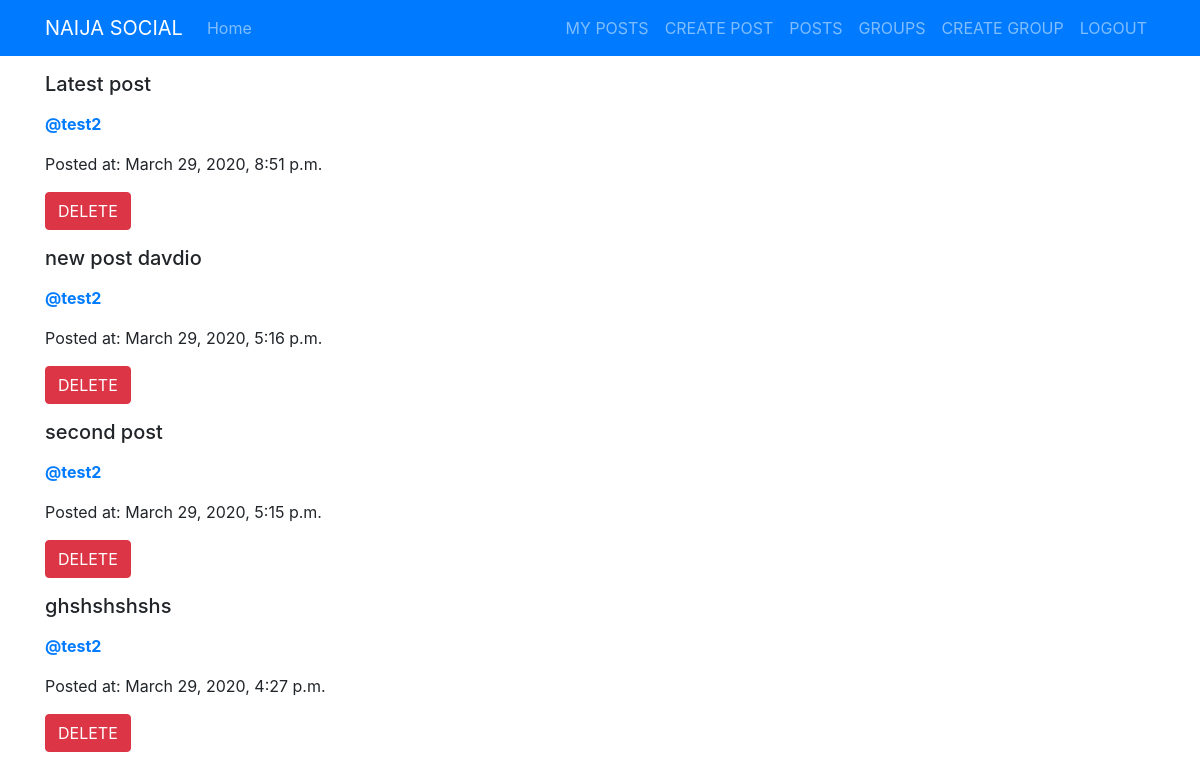
/posts/myposts/ (signed in), run on the app's committed database.
### posts/models.py (models this page shows, shortened)
class Post(models.Model):
    user = models.ForeignKey(User, related_name='posts', on_delete=models.CASCADE)
    posted_at = models.DateTimeField(auto_now=True)
    message = models.TextField()
    message_html = models.TextField(editable=False)
    group = models.ForeignKey(Group, related_name='posts',null=True,blank=True,on_delete=models.CASCADE)
    class Meta:
        ordering = ['-posted_at']
        unique_together = ['user', 'message']

### posts/views.py (the view)
# urls.py: path('myposts/',views.UserPosts.as_view(),name='userposts'),
class UserPosts(ListView):
    model = models.Post
    select_related = ('user','group')
    template_name = 'posts/user_post_list.html'
    def get_queryset(self):
        queryset = super().get_queryset()
        return queryset.filter(user=self.request.user)

### posts/templates/posts/user_post_list.html
{% extends 'posts/post_base.html' %}
{% block body %}
    {% for post in post_list  %}
        <div>
            <p>{% include 'posts/_post.html' %}</p>
        </div>
        <div>
            <p><a href="{% url 'posts:deletepost' pk=post.pk %}"><input type="submit" value="DELETE" class="btn btn-danger"></a></p>
        </div>
    {% endfor %}
{% endblock %}

### posts/templates/posts/_post.html
<div class="">
  <h5>
      {{post.message_html|safe}}
  </h5>
  <p><a href="{% url 'posts:otherposts' username=post.user.username %}"><strong>@{{post.user.username}}</strong></a></p>
  <p>Posted at: {{post.posted_at}} </p>
</div>

### data on the page
Post: message_html "Latest post", user.username "test2", posted_at "March 29, 2020, 8:51 p.m."
Post: message_html "new post davdio", user.username "test2", posted_at "March 29, 2020, 5:16 p.m."
Post: message_html "second post", user.username "test2", posted_at "March 29, 2020, 5:15 p.m."
Post: message_html "ghshshshshs", user.username "test2", posted_at "March 29, 2020, 4:27 p.m."
